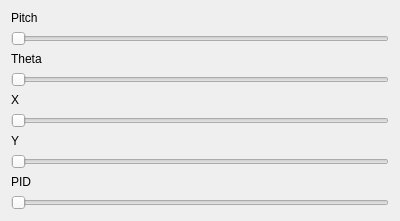
<?xml version="1.0" encoding="UTF-8"?>
<ui version="4.0">
 <class>ServerWindow</class>
 <widget class="QWidget" name="ServerWindow">
  <property name="geometry">
   <rect>
    <x>0</x>
    <y>0</y>
    <width>400</width>
    <height>200</height>
   </rect>
  </property>
  <property name="windowTitle">
   <string>Form</string>
  </property>
  <layout class="QGridLayout" name="gridLayout">
   <item row="1" column="0">
    <widget class="QSlider" name="pitchSlider">
     <property name="orientation">
      <enum>Qt::Horizontal</enum>
     </property>
    </widget>
   </item>
   <item row="0" column="0">
    <widget class="QLabel" name="label">
     <property name="text">
      <string>Pitch</string>
     </property>
    </widget>
   </item>
   <item row="6" column="0">
    <widget class="QLabel" name="label_4">
     <property name="text">
      <string>Y</string>
     </property>
    </widget>
   </item>
   <item row="7" column="0">
    <widget class="QSlider" name="ySlider">
     <property name="orientation">
      <enum>Qt::Horizontal</enum>
     </property>
    </widget>
   </item>
   <item row="2" column="0">
    <widget class="QLabel" name="label_2">
     <property name="text">
      <string>Theta</string>
     </property>
    </widget>
   </item>
   <item row="3" column="0">
    <widget class="QSlider" name="thetaSlider">
     <property name="orientation">
      <enum>Qt::Horizontal</enum>
     </property>
    </widget>
   </item>
   <item row="5" column="0">
    <widget class="QSlider" name="xSlider">
     <property name="orientation">
      <enum>Qt::Horizontal</enum>
     </property>
    </widget>
   </item>
   <item row="8" column="0">
    <widget class="QLabel" name="label_5">
     <property name="text">
      <string>PID</string>
     </property>
    </widget>
   </item>
   <item row="4" column="0">
    <widget class="QLabel" name="label_3">
     <property name="text">
      <string>X</string>
     </property>
    </widget>
   </item>
   <item row="9" column="0">
    <widget class="QSlider" name="pidSlider">
     <property name="orientation">
      <enum>Qt::Horizontal</enum>
     </property>
    </widget>
   </item>
  </layout>
 </widget>
 <resources/>
 <connections/>
</ui>
